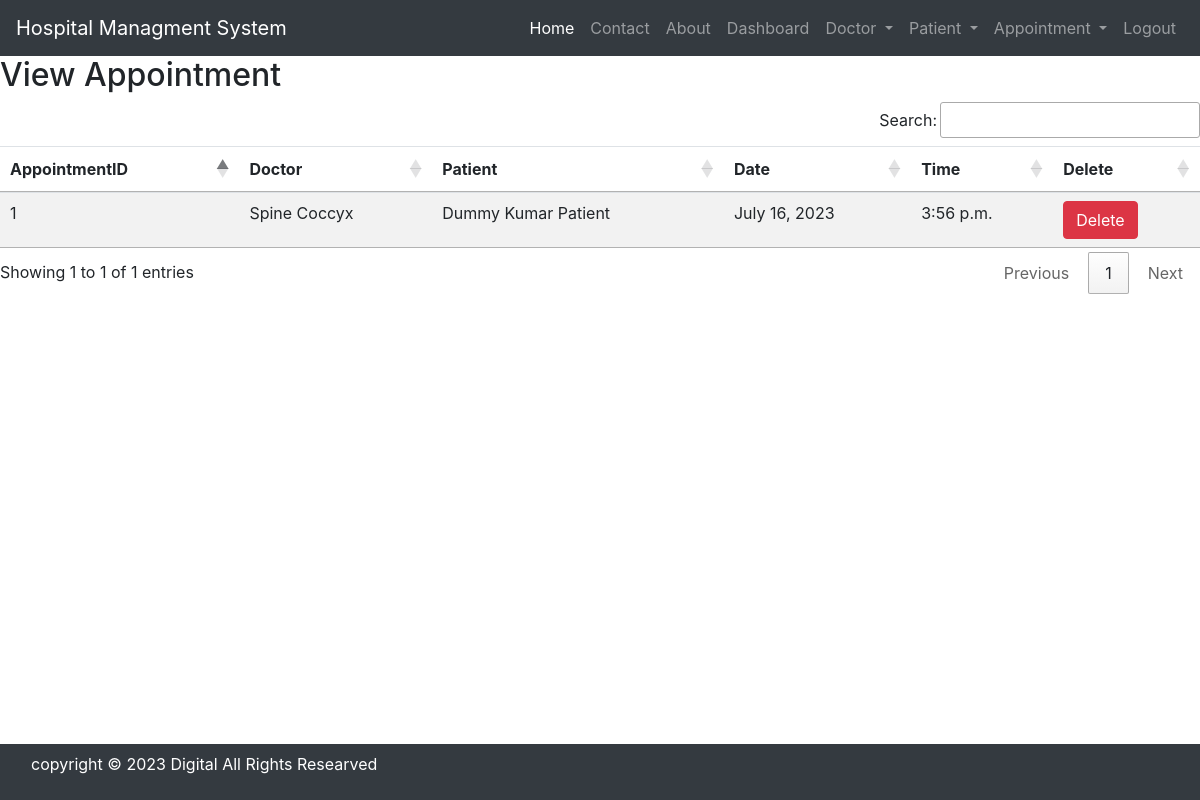
The page /view_appointment/ (signed in) on the database its author committed.
### hospital/models.py (models this page shows)
class Appoinment(models.Model):
    Doctor=models.ForeignKey(Doctor, on_delete=models.CASCADE)
    Patient=models.ForeignKey(Patient, on_delete=models.CASCADE)
    date=models.DateField()
    time=models.TimeField()

class Doctor(models.Model):
    Name=models.CharField(max_length=100)
    Phone=models.IntegerField()
    Special=models.CharField(max_length=50)

class Patient(models.Model):
    Gender_choice=(
        ('M', 'Male'),
        ('F', 'Female'),
        ('O', 'Other')
    )
    Name=models.CharField(max_length=100)
    Gender=models.CharField(max_length=1,choices=Gender_choice)
    Age=models.PositiveIntegerField()
    Address=models.CharField(max_length=100)

### hospital/views.py (the view)
# urls.py: path('view_appointment/', views.view_appointment, name='view_appointment'),
def view_appointment(request):
    if not request.user.is_staff:
        return redirect('login')
    appointments = Appoinment.objects.all()
    return render(request, 'view_appointment.html', {'appointments': appointments})

### hospital/templates/view_appointment.html
{% include 'base.html' %}
{% load static %}
{% include 'navigation.html' %}
<div>
    <h2>View Appointment</h2>
    <table id="example" class="table table-striped">
        <thead>
            <tr>
                <th>AppointmentID</th>
                <th>Doctor</th>
                <th>Patient</th>
                <th>Date</th>
                <th>Time</th>
                <th>Delete</th>
            </tr>
        </thead>
        <tbody>
            {% for appointment in appointments %}
            <tr>
                <td>{{appointment.id}}</td>
                <td>{{appointment.Doctor.Name }}</td>
                <td>{{appointment.Patient.Name}}</td>
                <td>{{appointment.date}}</td>
                <td>{{appointment.time}}</td>
                <td>
                    <a href="{% url 'delete_appointment' appointment.id %}" onclick="return confirm('Are you sure want to delete?')" class="btn btn-danger">Delete</a>
                </td>
            </tr>
            {% endfor%}
        </tbody>
    </table>
</div>
{% include 'footer.html' %}

### rows shown on the page
Appoinment: id "1", Doctor.Name "Spine Coccyx", Patient.Name "Dummy Kumar Patient", date "July 16, 2023", time "3:56 p.m."
